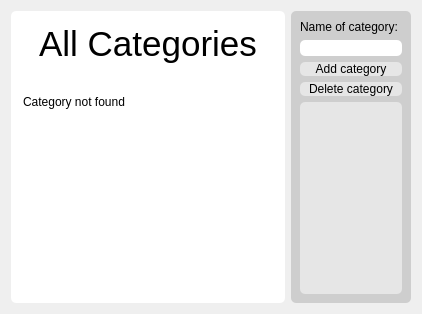
      <widget class="QWidget" name="AllCategories">
       <layout class="QGridLayout" name="gridLayout_3">
        <item row="1" column="2">
         <widget class="QWidget" name="AllRightBar" native="true">
          <property name="sizePolicy">
           <sizepolicy hsizetype="Fixed" vsizetype="Preferred">
            <horstretch>2</horstretch>
            <verstretch>7</verstretch>
           </sizepolicy>
          </property>
          <property name="maximumSize">
           <size>
            <width>120</width>
            <height>16777215</height>
           </size>
          </property>
          <property name="styleSheet">
           <string notr="true">QWidget{background-color:rgb(206, 206, 206);
border-radius:5px;}

QPushButton{
background-color: #e6e6e6;
border-radius:5px;
}

QPushButton:pressed{
background-color:gray;
}

QPlainTextEdit{
background-color:#e6e6e6;
color:black;
border-radius:5px;
}</string>
          </property>
          <layout class="QVBoxLayout" name="verticalLayout">
           <item>
            <widget class="QLabel" name="AllLabel">
             <property name="styleSheet">
              <string notr="true">text-align:center;
color:black;
font: 11pt &quot;Calibri&quot;;
border:0;</string>
             </property>
             <property name="text">
              <string>Name of category:</string>
             </property>
            </widget>
           </item>
           <item>
            <widget class="QLineEdit" name="AllLineEdit">
             <property name="styleSheet">
              <string notr="true">border-radius:5px;
background-color:white;</string>
             </property>
            </widget>
           </item>
           <item>
            <widget class="QPushButton" name="AllAdd">
             <property name="styleSheet">
              <string notr="true"/>
             </property>
             <property name="text">
              <string>Add category</string>
             </property>
            </widget>
           </item>
           <item>
            <widget class="QPushButton" name="AllDelete">
             <property name="styleSheet">
              <string notr="true"/>
             </property>
             <property name="text">
              <string>Delete category</string>
             </property>
            </widget>
           </item>
           <item>
            <widget class="QPlainTextEdit" name="AllResult">
             <property name="styleSheet">
              <string notr="true"/>
             </property>
             <property name="readOnly">
              <bool>true</bool>
             </property>
             <property name="plainText">
              <string/>
             </property>
            </widget>
           </item>
          </layout>
         </widget>
        </item>
        <item row="1" column="1">
         <widget class="QWidget" name="widget_3" native="true">
          <property name="styleSheet">
           <string notr="true">background-color:white;
border-radius:5px;</string>
          </property>
          <layout class="QVBoxLayout" name="verticalLayout_5">
           <item>
            <widget class="QTextEdit" name="AllTitle">
             <property name="sizePolicy">
              <sizepolicy hsizetype="Expanding" vsizetype="Fixed">
               <horstretch>0</horstretch>
               <verstretch>1</verstretch>
              </sizepolicy>
             </property>
             <property name="maximumSize">
              <size>
               <width>16777215</width>
               <height>60</height>
              </size>
             </property>
             <property name="styleSheet">
              <string notr="true">color:black;
border:0;
font: 26pt &quot;Sans serif&quot;;</string>
             </property>
             <property name="readOnly">
              <bool>true</bool>
             </property>
             <property name="html">
              <string>&lt;!DOCTYPE HTML PUBLIC &quot;-//W3C//DTD HTML 4.0//EN&quot; &quot;http://www.w3.org/TR/REC-html40/strict.dtd&quot;&gt;
&lt;html&gt;&lt;head&gt;&lt;meta name=&quot;qrichtext&quot; content=&quot;1&quot; /&gt;&lt;meta charset=&quot;utf-8&quot; /&gt;&lt;style type=&quot;text/css&quot;&gt;
p, li { white-space: pre-wrap; }
hr { height: 1px; border-width: 0; }
li.unchecked::marker { content: &quot;\2610&quot;; }
li.checked::marker { content: &quot;\2612&quot;; }
&lt;/style&gt;&lt;/head&gt;&lt;body style=&quot; font-family:'Sans serif'; font-size:26pt; font-weight:400; font-style:normal;&quot;&gt;
&lt;p align=&quot;center&quot; style=&quot; margin-top:0px; margin-bottom:0px; margin-left:0px; margin-right:0px; -qt-block-indent:0; text-indent:0px;&quot;&gt;All Categories&lt;/p&gt;&lt;/body&gt;&lt;/html&gt;</string>
             </property>
            </widget>
           </item>
           <item>
            <widget class="Line" name="AllLine">
             <property name="sizePolicy">
              <sizepolicy hsizetype="Minimum" vsizetype="Fixed">
               <horstretch>0</horstretch>
               <verstretch>1</verstretch>
              </sizepolicy>
             </property>
             <property name="styleSheet">
              <string notr="true"/>
             </property>
             <property name="orientation">
              <enum>Qt::Orientation::Horizontal</enum>
             </property>
            </widget>
           </item>
           <item>
            <widget class="QListWidget" name="AllList">
             <property name="styleSheet">
              <string notr="true">border:0;
color:black;
font: 9pt &quot;Sans Serif Collection&quot;;</string>
             </property>
             <item>
              <property name="text">
               <string>Category not found</string>
              </property>
             </item>
            </widget>
           </item>
          </layout>
         </widget>
        </item>
       </layout>
      </widget>
